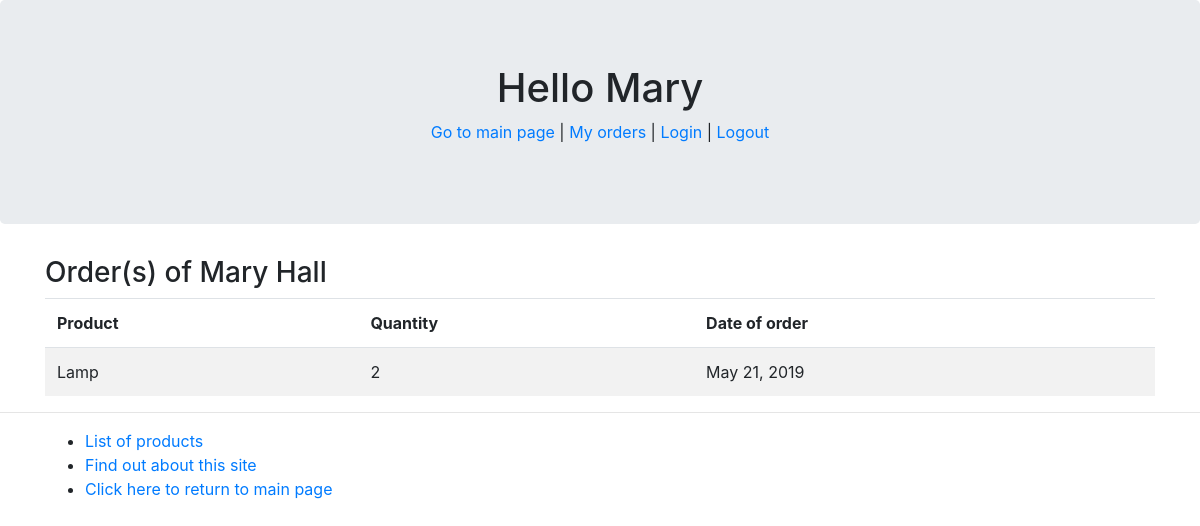
The app's page /myapp/myorders/ (signed in), older data.
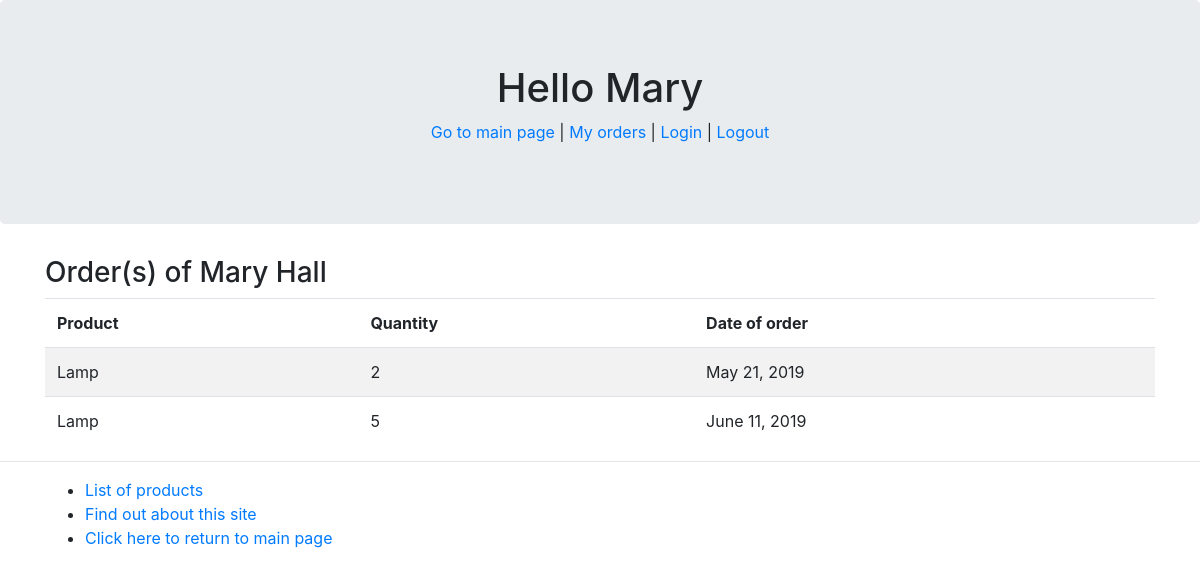
The same page, newer data.
### myapp/models.py (models this page shows, shortened)
class Order(models.Model):
    ORDER_STATUS = [
        (0, 'Order Cancelled'),
        (1, 'Order Placed'),
        (2, 'Order Shipped'),
        (3, 'Oder Delivered')
    ]
    product = models.ForeignKey(Product, related_name='product', on_delete=models.DO_NOTHING)
    client = models.ForeignKey(Client, related_name='client', on_delete=models.DO_NOTHING)
    num_units = models.PositiveIntegerField(default=1)
    order_status = models.IntegerField(choices=ORDER_STATUS, default='1')
    status_date = models.DateField(default=timezone.now)

class Product(models.Model):
    name = models.CharField(max_length=200)
    category = models.ForeignKey(Category, related_name='category', on_delete=models.CASCADE)
    price = models.DecimalField(max_digits=10, decimal_places=2)
    stock = models.PositiveIntegerField(default=100)
    available = models.BooleanField(default=True)
    interested = models.PositiveIntegerField(default=0)
    description = models.TextField(max_length=200, blank=True)

### myapp/views.py (the view)
def myorders(request):
    user = request.user
    if user.is_authenticated:
        client = Client.objects.get(username=user.username)
        if type(client) is Client:
            orders = Order.objects.filter(client=client)
            return render(request, 'myapp/myorders.html', {'orders': orders, 'client':client})
    else:
        return HttpResponse('You are not authenticated')
    return 0

### myapp/models.py (called while the page is built)
    def __str__(self):
        return "%s %s" % (self.first_name, self.last_name)

### myapp/templates/myapp/myorders.html (shortened to what this page needs)
{% extends 'myapp/base.html' %}
{% block body_block %}
    {% if orders %}
        <h3>Order(s) of {{ client }}</h3>
        <table class="table table-striped">
            <thead>
                <tr>
                    <td>
                        <strong>Product</strong>
                    </td>
                    <td>
                        <strong>Quantity</strong>
                    </td>
                    <td>
                        <strong>Date of order</strong>
                    </td>
                </tr>
            </thead>
            {% for order in orders %}
                <tr>
                    <td>
                        {{ order.product.name }}
                    </td>
                    <td>
                        {{ order.num_units }}
                    </td>
                    <td>
                        {{ order.status_date }}
                    </td>
                </tr>
            {% endfor %}
        </table>
    {% else %}
        <p>You have no orders</p>
    {% endif %}
{% endblock %}

Row changes from the older to the newer data that the page shows:
added Order: product.name "Lamp", num_units "5", status_date "June 11, 2019"
